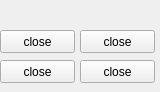
<?xml version="1.0" encoding="UTF-8"?>
<ui version="4.0">
 <class>dialog</class>
 <widget class="QWidget" name="dialog">
  <property name="geometry">
   <rect>
    <x>0</x>
    <y>0</y>
    <width>160</width>
    <height>92</height>
   </rect>
  </property>
  <property name="windowTitle">
   <string>Form</string>
  </property>
  <widget class="QPushButton" name="pushButton">
   <property name="geometry">
    <rect>
     <x>0</x>
     <y>30</y>
     <width>75</width>
     <height>23</height>
    </rect>
   </property>
   <property name="text">
    <string>close</string>
   </property>
  </widget>
  <widget class="QPushButton" name="pushButton_2">
   <property name="geometry">
    <rect>
     <x>0</x>
     <y>60</y>
     <width>75</width>
     <height>23</height>
    </rect>
   </property>
   <property name="text">
    <string>close</string>
   </property>
  </widget>
  <widget class="QPushButton" name="pushButton_3">
   <property name="geometry">
    <rect>
     <x>80</x>
     <y>30</y>
     <width>75</width>
     <height>23</height>
    </rect>
   </property>
   <property name="text">
    <string>close</string>
   </property>
  </widget>
  <widget class="QPushButton" name="pushButton_4">
   <property name="geometry">
    <rect>
     <x>80</x>
     <y>60</y>
     <width>75</width>
     <height>23</height>
    </rect>
   </property>
   <property name="text">
    <string>close</string>
   </property>
  </widget>
 </widget>
 <resources/>
 <connections>
  <connection>
   <sender>pushButton_3</sender>
   <signal>clicked()</signal>
   <receiver>dialog</receiver>
   <slot>close()</slot>
   <hints>
    <hint type="sourcelabel">
     <x>125</x>
     <y>42</y>
    </hint>
    <hint type="destinationlabel">
     <x>144</x>
     <y>-3</y>
    </hint>
   </hints>
  </connection>
  <connection>
   <sender>pushButton_4</sender>
   <signal>clicked()</signal>
   <receiver>dialog</receiver>
   <slot>close()</slot>
   <hints>
    <hint type="sourcelabel">
     <x>105</x>
     <y>69</y>
    </hint>
    <hint type="destinationlabel">
     <x>115</x>
     <y>3</y>
    </hint>
   </hints>
  </connection>
  <connection>
   <sender>pushButton</sender>
   <signal>clicked()</signal>
   <receiver>dialog</receiver>
   <slot>close()</slot>
   <hints>
    <hint type="sourcelabel">
     <x>33</x>
     <y>36</y>
    </hint>
    <hint type="destinationlabel">
     <x>61</x>
     <y>-2</y>
    </hint>
   </hints>
  </connection>
  <connection>
   <sender>pushButton_2</sender>
   <signal>clicked()</signal>
   <receiver>dialog</receiver>
   <slot>close()</slot>
   <hints>
    <hint type="sourcelabel">
     <x>44</x>
     <y>71</y>
    </hint>
    <hint type="destinationlabel">
     <x>17</x>
     <y>7</y>
    </hint>
   </hints>
  </connection>
 </connections>
</ui>
